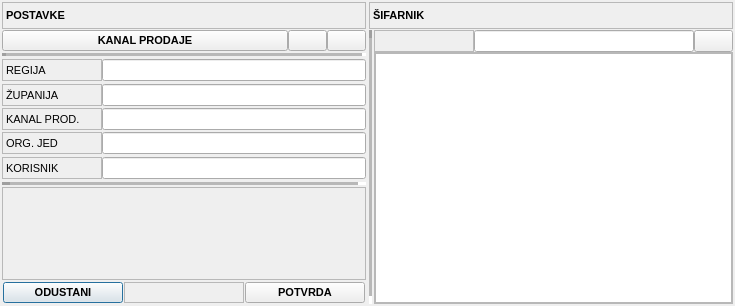
<?xml version="1.0" encoding="UTF-8"?>
<ui version="4.0">
 <class>FrmKanalProdaje</class>
 <widget class="QDialog" name="FrmKanalProdaje">
  <property name="geometry">
   <rect>
    <x>0</x>
    <y>0</y>
    <width>735</width>
    <height>306</height>
   </rect>
  </property>
  <property name="sizePolicy">
   <sizepolicy hsizetype="Preferred" vsizetype="Maximum">
    <horstretch>0</horstretch>
    <verstretch>0</verstretch>
   </sizepolicy>
  </property>
  <property name="font">
   <font>
    <pointsize>8</pointsize>
   </font>
  </property>
  <property name="windowTitle">
   <string>Kanal</string>
  </property>
  <property name="windowIcon">
   <iconset resource="../../resources/DonatForm.qrc">
    <normaloff>:/InDonat/Forms/images/App.ico</normaloff>:/InDonat/Forms/images/App.ico</iconset>
  </property>
  <property name="locale">
   <locale language="Croatian" country="Croatia"/>
  </property>
  <property name="modal">
   <bool>false</bool>
  </property>
  <layout class="QHBoxLayout" name="horizontalLayout">
   <property name="spacing">
    <number>1</number>
   </property>
   <property name="leftMargin">
    <number>1</number>
   </property>
   <property name="topMargin">
    <number>1</number>
   </property>
   <property name="rightMargin">
    <number>1</number>
   </property>
   <property name="bottomMargin">
    <number>1</number>
   </property>
   <item>
    <widget class="QFrame" name="frame">
     <property name="frameShape">
      <enum>QFrame::NoFrame</enum>
     </property>
     <property name="frameShadow">
      <enum>QFrame::Raised</enum>
     </property>
     <layout class="QVBoxLayout" name="verticalLayout_2">
      <property name="spacing">
       <number>1</number>
      </property>
      <property name="leftMargin">
       <number>1</number>
      </property>
      <property name="topMargin">
       <number>1</number>
      </property>
      <property name="rightMargin">
       <number>1</number>
      </property>
      <property name="bottomMargin">
       <number>1</number>
      </property>
      <item>
       <widget class="QFrame" name="frame_12">
        <property name="frameShape">
         <enum>QFrame::NoFrame</enum>
        </property>
        <property name="frameShadow">
         <enum>QFrame::Raised</enum>
        </property>
        <layout class="QHBoxLayout" name="horizontalLayout_5">
         <property name="spacing">
          <number>0</number>
         </property>
         <property name="leftMargin">
          <number>0</number>
         </property>
         <property name="topMargin">
          <number>0</number>
         </property>
         <property name="rightMargin">
          <number>0</number>
         </property>
         <property name="bottomMargin">
          <number>0</number>
         </property>
         <item>
          <widget class="QLabel" name="lblPostavkeTitle">
           <property name="sizePolicy">
            <sizepolicy hsizetype="Preferred" vsizetype="Maximum">
             <horstretch>0</horstretch>
             <verstretch>0</verstretch>
            </sizepolicy>
           </property>
           <property name="minimumSize">
            <size>
             <width>0</width>
             <height>27</height>
            </size>
           </property>
           <property name="font">
            <font>
             <weight>75</weight>
             <bold>true</bold>
            </font>
           </property>
           <property name="frameShape">
            <enum>QFrame::StyledPanel</enum>
           </property>
           <property name="text">
            <string>POSTAVKE</string>
           </property>
          </widget>
         </item>
        </layout>
       </widget>
      </item>
      <item>
       <widget class="QFrame" name="frame_9">
        <property name="sizePolicy">
         <sizepolicy hsizetype="Preferred" vsizetype="Preferred">
          <horstretch>0</horstretch>
          <verstretch>0</verstretch>
         </sizepolicy>
        </property>
        <property name="frameShape">
         <enum>QFrame::NoFrame</enum>
        </property>
        <property name="frameShadow">
         <enum>QFrame::Raised</enum>
        </property>
        <layout class="QHBoxLayout" name="horizontalLayout_17">
         <property name="spacing">
          <number>0</number>
         </property>
         <property name="leftMargin">
          <number>0</number>
         </property>
         <property name="topMargin">
          <number>0</number>
         </property>
         <property name="rightMargin">
          <number>0</number>
         </property>
         <property name="bottomMargin">
          <number>0</number>
         </property>
         <item>
          <widget class="QPushButton" name="btnKanalProdaje">
           <property name="font">
            <font>
             <weight>75</weight>
             <bold>true</bold>
            </font>
           </property>
           <property name="text">
            <string>KANAL PRODAJE</string>
           </property>
          </widget>
         </item>
         <item>
          <widget class="QPushButton" name="btnFilter">
           <property name="sizePolicy">
            <sizepolicy hsizetype="Maximum" vsizetype="Preferred">
             <horstretch>0</horstretch>
             <verstretch>0</verstretch>
            </sizepolicy>
           </property>
           <property name="cursor">
            <cursorShape>PointingHandCursor</cursorShape>
           </property>
           <property name="toolTip">
            <string>Filter</string>
           </property>
           <property name="text">
            <string/>
           </property>
           <property name="icon">
            <iconset resource="../../resources/DonatForm.qrc">
             <normaloff>:/InDonat/Forms/images/Connecting.gif</normaloff>:/InDonat/Forms/images/Connecting.gif</iconset>
           </property>
           <property name="iconSize">
            <size>
             <width>16</width>
             <height>16</height>
            </size>
           </property>
           <property name="autoExclusive">
            <bool>true</bool>
           </property>
          </widget>
         </item>
         <item>
          <widget class="QPushButton" name="btnKorisnik">
           <property name="sizePolicy">
            <sizepolicy hsizetype="Maximum" vsizetype="Preferred">
             <horstretch>0</horstretch>
             <verstretch>0</verstretch>
            </sizepolicy>
           </property>
           <property name="cursor">
            <cursorShape>PointingHandCursor</cursorShape>
           </property>
           <property name="toolTip">
            <string>Korisnik</string>
           </property>
           <property name="text">
            <string/>
           </property>
           <property name="icon">
            <iconset resource="../../resources/DonatForm.qrc">
             <normaloff>:/InDonat/Forms/images/USER.ico</normaloff>:/InDonat/Forms/images/USER.ico</iconset>
           </property>
           <property name="iconSize">
            <size>
             <width>16</width>
             <height>16</height>
            </size>
           </property>
           <property name="autoExclusive">
            <bool>true</bool>
           </property>
          </widget>
         </item>
        </layout>
       </widget>
      </item>
      <item>
       <widget class="QFrame" name="frame_6">
        <property name="sizePolicy">
         <sizepolicy hsizetype="Preferred" vsizetype="Maximum">
          <horstretch>0</horstretch>
          <verstretch>0</verstretch>
         </sizepolicy>
        </property>
        <property name="frameShape">
         <enum>QFrame::NoFrame</enum>
        </property>
        <layout class="QHBoxLayout" name="horizontalLayout_4">
         <property name="spacing">
          <number>0</number>
         </property>
         <property name="leftMargin">
          <number>0</number>
         </property>
         <property name="topMargin">
          <number>1</number>
         </property>
         <property name="rightMargin">
          <number>0</number>
         </property>
         <property name="bottomMargin">
          <number>1</number>
         </property>
         <item>
          <widget class="Line" name="line_2">
           <property name="frameShadow">
            <enum>QFrame::Sunken</enum>
           </property>
           <property name="lineWidth">
            <number>4</number>
           </property>
           <property name="midLineWidth">
            <number>4</number>
           </property>
           <property name="orientation">
            <enum>Qt::Horizontal</enum>
           </property>
          </widget>
         </item>
        </layout>
       </widget>
      </item>
      <item>
       <widget class="QFrame" name="frame_14">
        <property name="frameShape">
         <enum>QFrame::NoFrame</enum>
        </property>
        <property name="frameShadow">
         <enum>QFrame::Raised</enum>
        </property>
        <layout class="QHBoxLayout" name="horizontalLayout_11">
         <property name="spacing">
          <number>0</number>
         </property>
         <property name="leftMargin">
          <number>0</number>
         </property>
         <property name="topMargin">
          <number>1</number>
         </property>
         <property name="rightMargin">
          <number>0</number>
         </property>
         <property name="bottomMargin">
          <number>1</number>
         </property>
         <item>
          <widget class="QLabel" name="lblRegijaTitle">
           <property name="minimumSize">
            <size>
             <width>100</width>
             <height>0</height>
            </size>
           </property>
           <property name="frameShape">
            <enum>QFrame::StyledPanel</enum>
           </property>
           <property name="text">
            <string>REGIJA</string>
           </property>
          </widget>
         </item>
         <item>
          <widget class="QLineEdit" name="txtRegija">
           <property name="sizePolicy">
            <sizepolicy hsizetype="Expanding" vsizetype="Preferred">
             <horstretch>0</horstretch>
             <verstretch>0</verstretch>
            </sizepolicy>
           </property>
           <property name="readOnly">
            <bool>false</bool>
           </property>
          </widget>
         </item>
        </layout>
       </widget>
      </item>
      <item>
       <widget class="QFrame" name="frame_11">
        <property name="frameShape">
         <enum>QFrame::NoFrame</enum>
        </property>
        <property name="frameShadow">
         <enum>QFrame::Raised</enum>
        </property>
        <layout class="QHBoxLayout" name="horizontalLayout_12">
         <property name="spacing">
          <number>0</number>
         </property>
         <property name="leftMargin">
          <number>0</number>
         </property>
         <property name="topMargin">
          <number>1</number>
         </property>
         <property name="rightMargin">
          <number>0</number>
         </property>
         <property name="bottomMargin">
          <number>1</number>
         </property>
         <item>
          <widget class="QLabel" name="lblZupanija">
           <property name="minimumSize">
            <size>
             <width>100</width>
             <height>0</height>
            </size>
           </property>
           <property name="frameShape">
            <enum>QFrame::StyledPanel</enum>
           </property>
           <property name="text">
            <string>ŽUPANIJA</string>
           </property>
          </widget>
         </item>
         <item>
          <widget class="QLineEdit" name="txtZupanija">
           <property name="sizePolicy">
            <sizepolicy hsizetype="Expanding" vsizetype="Preferred">
             <horstretch>0</horstretch>
             <verstretch>0</verstretch>
            </sizepolicy>
           </property>
           <property name="readOnly">
            <bool>false</bool>
           </property>
          </widget>
         </item>
        </layout>
       </widget>
      </item>
      <item>
       <widget class="QFrame" name="frame_8">
        <property name="frameShape">
         <enum>QFrame::NoFrame</enum>
        </property>
        <property name="frameShadow">
         <enum>QFrame::Raised</enum>
        </property>
        <layout class="QHBoxLayout" name="horizontalLayout_13">
         <property name="spacing">
          <number>0</number>
         </property>
         <property name="leftMargin">
          <number>0</number>
         </property>
         <property name="topMargin">
          <number>0</number>
         </property>
         <property name="rightMargin">
          <number>0</number>
         </property>
         <property name="bottomMargin">
          <number>0</number>
         </property>
         <item>
          <widget class="QLabel" name="lblKanalProdaje">
           <property name="minimumSize">
            <size>
             <width>100</width>
             <height>0</height>
            </size>
           </property>
           <property name="frameShape">
            <enum>QFrame::StyledPanel</enum>
           </property>
           <property name="text">
            <string>KANAL PROD.</string>
           </property>
          </widget>
         </item>
         <item>
          <widget class="QLineEdit" name="txtKanalProdaje">
           <property name="sizePolicy">
            <sizepolicy hsizetype="Expanding" vsizetype="Preferred">
             <horstretch>0</horstretch>
             <verstretch>0</verstretch>
            </sizepolicy>
           </property>
           <property name="readOnly">
            <bool>false</bool>
           </property>
          </widget>
         </item>
        </layout>
       </widget>
      </item>
      <item>
       <widget class="QFrame" name="frame_13">
        <property name="frameShape">
         <enum>QFrame::NoFrame</enum>
        </property>
        <property name="frameShadow">
         <enum>QFrame::Raised</enum>
        </property>
        <layout class="QHBoxLayout" name="horizontalLayout_14">
         <property name="spacing">
          <number>0</number>
         </property>
         <property name="leftMargin">
          <number>0</number>
         </property>
         <property name="topMargin">
          <number>1</number>
         </property>
         <property name="rightMargin">
          <number>0</number>
         </property>
         <property name="bottomMargin">
          <number>1</number>
         </property>
         <item>
          <widget class="QLabel" name="lblOrganizacijskaJedinica">
           <property name="minimumSize">
            <size>
             <width>100</width>
             <height>0</height>
            </size>
           </property>
           <property name="frameShape">
            <enum>QFrame::StyledPanel</enum>
           </property>
           <property name="text">
            <string>ORG. JED</string>
           </property>
          </widget>
         </item>
         <item>
          <widget class="QLineEdit" name="txtOrganizacijskaJedinica">
           <property name="sizePolicy">
            <sizepolicy hsizetype="Expanding" vsizetype="Preferred">
             <horstretch>0</horstretch>
             <verstretch>0</verstretch>
            </sizepolicy>
           </property>
           <property name="readOnly">
            <bool>false</bool>
           </property>
          </widget>
         </item>
        </layout>
       </widget>
      </item>
      <item>
       <widget class="QFrame" name="frame_18">
        <property name="frameShape">
         <enum>QFrame::NoFrame</enum>
        </property>
        <property name="frameShadow">
         <enum>QFrame::Raised</enum>
        </property>
        <layout class="QHBoxLayout" name="horizontalLayout_15">
         <property name="spacing">
          <number>0</number>
         </property>
         <property name="leftMargin">
          <number>0</number>
         </property>
         <property name="topMargin">
          <number>1</number>
         </property>
         <property name="rightMargin">
          <number>0</number>
         </property>
         <property name="bottomMargin">
          <number>1</number>
         </property>
         <item>
          <widget class="QLabel" name="lblKorisnik">
           <property name="minimumSize">
            <size>
             <width>100</width>
             <height>0</height>
            </size>
           </property>
           <property name="frameShape">
            <enum>QFrame::StyledPanel</enum>
           </property>
           <property name="text">
            <string>KORISNIK</string>
           </property>
          </widget>
         </item>
         <item>
          <widget class="QLineEdit" name="txtKorisnik">
           <property name="sizePolicy">
            <sizepolicy hsizetype="Expanding" vsizetype="Preferred">
             <horstretch>0</horstretch>
             <verstretch>0</verstretch>
            </sizepolicy>
           </property>
           <property name="readOnly">
            <bool>false</bool>
           </property>
          </widget>
         </item>
        </layout>
       </widget>
      </item>
      <item>
       <widget class="QFrame" name="frame_10">
        <property name="sizePolicy">
         <sizepolicy hsizetype="Preferred" vsizetype="Maximum">
          <horstretch>0</horstretch>
          <verstretch>0</verstretch>
         </sizepolicy>
        </property>
        <property name="frameShape">
         <enum>QFrame::NoFrame</enum>
        </property>
        <property name="frameShadow">
         <enum>QFrame::Raised</enum>
        </property>
        <layout class="QHBoxLayout" name="horizontalLayout_3">
         <property name="spacing">
          <number>0</number>
         </property>
         <property name="leftMargin">
          <number>0</number>
         </property>
         <property name="topMargin">
          <number>1</number>
         </property>
         <property name="rightMargin">
          <number>0</number>
         </property>
         <property name="bottomMargin">
          <number>1</number>
         </property>
         <item>
          <widget class="Line" name="line">
           <property name="frameShadow">
            <enum>QFrame::Sunken</enum>
           </property>
           <property name="lineWidth">
            <number>8</number>
           </property>
           <property name="midLineWidth">
            <number>8</number>
           </property>
           <property name="orientation">
            <enum>Qt::Horizontal</enum>
           </property>
          </widget>
         </item>
        </layout>
       </widget>
      </item>
      <item>
       <widget class="QFrame" name="frame_19">
        <property name="frameShape">
         <enum>QFrame::NoFrame</enum>
        </property>
        <property name="frameShadow">
         <enum>QFrame::Raised</enum>
        </property>
        <layout class="QHBoxLayout" name="horizontalLayout_16">
         <property name="spacing">
          <number>0</number>
         </property>
         <property name="leftMargin">
          <number>0</number>
         </property>
         <property name="topMargin">
          <number>0</number>
         </property>
         <property name="rightMargin">
          <number>0</number>
         </property>
         <property name="bottomMargin">
          <number>0</number>
         </property>
         <item>
          <widget class="QLabel" name="lblOpis">
           <property name="sizePolicy">
            <sizepolicy hsizetype="Preferred" vsizetype="Expanding">
             <horstretch>0</horstretch>
             <verstretch>0</verstretch>
            </sizepolicy>
           </property>
           <property name="frameShape">
            <enum>QFrame::StyledPanel</enum>
           </property>
           <property name="text">
            <string/>
           </property>
          </widget>
         </item>
        </layout>
       </widget>
      </item>
      <item>
       <widget class="QFrame" name="frame_7">
        <property name="frameShape">
         <enum>QFrame::NoFrame</enum>
        </property>
        <property name="frameShadow">
         <enum>QFrame::Raised</enum>
        </property>
        <layout class="QHBoxLayout" name="horizontalLayout_2">
         <property name="spacing">
          <number>1</number>
         </property>
         <property name="leftMargin">
          <number>1</number>
         </property>
         <property name="topMargin">
          <number>1</number>
         </property>
         <property name="rightMargin">
          <number>1</number>
         </property>
         <property name="bottomMargin">
          <number>1</number>
         </property>
         <item>
          <widget class="QPushButton" name="btnOdustani">
           <property name="font">
            <font>
             <weight>75</weight>
             <bold>true</bold>
            </font>
           </property>
           <property name="cursor">
            <cursorShape>PointingHandCursor</cursorShape>
           </property>
           <property name="text">
            <string>ODUSTANI</string>
           </property>
           <property name="icon">
            <iconset resource="../../resources/DonatForm.qrc">
             <normaloff>:/InDonat/Forms/images/CLOSE.GIF</normaloff>:/InDonat/Forms/images/CLOSE.GIF</iconset>
           </property>
           <property name="default">
            <bool>true</bool>
           </property>
          </widget>
         </item>
         <item>
          <widget class="QLabel" name="label_10">
           <property name="frameShape">
            <enum>QFrame::StyledPanel</enum>
           </property>
           <property name="text">
            <string/>
           </property>
          </widget>
         </item>
         <item>
          <widget class="QPushButton" name="btnPotvrda">
           <property name="font">
            <font>
             <weight>75</weight>
             <bold>true</bold>
            </font>
           </property>
           <property name="cursor">
            <cursorShape>PointingHandCursor</cursorShape>
           </property>
           <property name="text">
            <string>POTVRDA</string>
           </property>
           <property name="icon">
            <iconset resource="../../resources/DonatForm.qrc">
             <normaloff>:/InDonat/Forms/images/OK.gif</normaloff>:/InDonat/Forms/images/OK.gif</iconset>
           </property>
          </widget>
         </item>
        </layout>
       </widget>
      </item>
     </layout>
    </widget>
   </item>
   <item>
    <widget class="QFrame" name="frame_2">
     <property name="frameShape">
      <enum>QFrame::NoFrame</enum>
     </property>
     <property name="frameShadow">
      <enum>QFrame::Raised</enum>
     </property>
     <layout class="QVBoxLayout" name="verticalLayout">
      <property name="spacing">
       <number>1</number>
      </property>
      <property name="leftMargin">
       <number>1</number>
      </property>
      <property name="topMargin">
       <number>1</number>
      </property>
      <property name="rightMargin">
       <number>1</number>
      </property>
      <property name="bottomMargin">
       <number>1</number>
      </property>
      <item>
       <widget class="QFrame" name="frame_4">
        <property name="frameShape">
         <enum>QFrame::NoFrame</enum>
        </property>
        <property name="frameShadow">
         <enum>QFrame::Raised</enum>
        </property>
        <layout class="QHBoxLayout" name="horizontalLayout_6">
         <property name="spacing">
          <number>0</number>
         </property>
         <property name="leftMargin">
          <number>0</number>
         </property>
         <property name="topMargin">
          <number>0</number>
         </property>
         <property name="rightMargin">
          <number>0</number>
         </property>
         <property name="bottomMargin">
          <number>0</number>
         </property>
         <item>
          <widget class="QLabel" name="lblSifarnikTitle">
           <property name="sizePolicy">
            <sizepolicy hsizetype="Preferred" vsizetype="Preferred">
             <horstretch>0</horstretch>
             <verstretch>0</verstretch>
            </sizepolicy>
           </property>
           <property name="minimumSize">
            <size>
             <width>0</width>
             <height>27</height>
            </size>
           </property>
           <property name="font">
            <font>
             <weight>75</weight>
             <bold>true</bold>
            </font>
           </property>
           <property name="frameShape">
            <enum>QFrame::StyledPanel</enum>
           </property>
           <property name="text">
            <string>ŠIFARNIK</string>
           </property>
          </widget>
         </item>
        </layout>
       </widget>
      </item>
      <item>
       <widget class="QFrame" name="frame_3">
        <property name="frameShape">
         <enum>QFrame::NoFrame</enum>
        </property>
        <property name="frameShadow">
         <enum>QFrame::Raised</enum>
        </property>
        <layout class="QHBoxLayout" name="horizontalLayout_7">
         <property name="spacing">
          <number>0</number>
         </property>
         <property name="leftMargin">
          <number>0</number>
         </property>
         <property name="topMargin">
          <number>0</number>
         </property>
         <property name="rightMargin">
          <number>0</number>
         </property>
         <property name="bottomMargin">
          <number>0</number>
         </property>
         <item>
          <widget class="QFrame" name="frame_5">
           <property name="sizePolicy">
            <sizepolicy hsizetype="Maximum" vsizetype="Preferred">
             <horstretch>0</horstretch>
             <verstretch>0</verstretch>
            </sizepolicy>
           </property>
           <property name="frameShape">
            <enum>QFrame::NoFrame</enum>
           </property>
           <property name="frameShadow">
            <enum>QFrame::Raised</enum>
           </property>
           <layout class="QHBoxLayout" name="horizontalLayout_8">
            <property name="spacing">
             <number>0</number>
            </property>
            <property name="leftMargin">
             <number>0</number>
            </property>
            <property name="topMargin">
             <number>0</number>
            </property>
            <property name="rightMargin">
             <number>2</number>
            </property>
            <property name="bottomMargin">
             <number>0</number>
            </property>
            <item>
             <widget class="Line" name="line_3">
              <property name="frameShadow">
               <enum>QFrame::Sunken</enum>
              </property>
              <property name="lineWidth">
               <number>8</number>
              </property>
              <property name="midLineWidth">
               <number>8</number>
              </property>
              <property name="orientation">
               <enum>Qt::Vertical</enum>
              </property>
             </widget>
            </item>
           </layout>
          </widget>
         </item>
         <item>
          <widget class="QFrame" name="frame_15">
           <property name="frameShape">
            <enum>QFrame::NoFrame</enum>
           </property>
           <property name="frameShadow">
            <enum>QFrame::Raised</enum>
           </property>
           <layout class="QVBoxLayout" name="verticalLayout_3">
            <property name="spacing">
             <number>0</number>
            </property>
            <property name="leftMargin">
             <number>0</number>
            </property>
            <property name="topMargin">
             <number>0</number>
            </property>
            <property name="rightMargin">
             <number>0</number>
            </property>
            <property name="bottomMargin">
             <number>0</number>
            </property>
            <item>
             <widget class="QFrame" name="frame_16">
              <property name="frameShape">
               <enum>QFrame::NoFrame</enum>
              </property>
              <property name="frameShadow">
               <enum>QFrame::Raised</enum>
              </property>
              <layout class="QHBoxLayout" name="horizontalLayout_10">
               <property name="spacing">
                <number>0</number>
               </property>
               <property name="leftMargin">
                <number>0</number>
               </property>
               <property name="topMargin">
                <number>0</number>
               </property>
               <property name="rightMargin">
                <number>0</number>
               </property>
               <property name="bottomMargin">
                <number>0</number>
               </property>
               <item>
                <widget class="QLabel" name="lblSifarnik">
                 <property name="sizePolicy">
                  <sizepolicy hsizetype="Fixed" vsizetype="Preferred">
                   <horstretch>0</horstretch>
                   <verstretch>0</verstretch>
                  </sizepolicy>
                 </property>
                 <property name="minimumSize">
                  <size>
                   <width>100</width>
                   <height>0</height>
                  </size>
                 </property>
                 <property name="frameShape">
                  <enum>QFrame::StyledPanel</enum>
                 </property>
                 <property name="text">
                  <string/>
                 </property>
                </widget>
               </item>
               <item>
                <widget class="QLineEdit" name="lineEdit">
                 <property name="sizePolicy">
                  <sizepolicy hsizetype="Expanding" vsizetype="Preferred">
                   <horstretch>0</horstretch>
                   <verstretch>0</verstretch>
                  </sizepolicy>
                 </property>
                </widget>
               </item>
               <item>
                <widget class="QPushButton" name="btnSviKorisnici">
                 <property name="sizePolicy">
                  <sizepolicy hsizetype="Maximum" vsizetype="Preferred">
                   <horstretch>0</horstretch>
                   <verstretch>0</verstretch>
                  </sizepolicy>
                 </property>
                 <property name="cursor">
                  <cursorShape>PointingHandCursor</cursorShape>
                 </property>
                 <property name="toolTip">
                  <string>Svi korisnici</string>
                 </property>
                 <property name="text">
                  <string/>
                 </property>
                 <property name="icon">
                  <iconset resource="../../resources/DonatForm.qrc">
                   <normaloff>:/InDonat/Forms/images/groupH.ico</normaloff>:/InDonat/Forms/images/groupH.ico</iconset>
                 </property>
                 <property name="iconSize">
                  <size>
                   <width>16</width>
                   <height>16</height>
                  </size>
                 </property>
                </widget>
               </item>
              </layout>
             </widget>
            </item>
            <item>
             <widget class="QFrame" name="frame_17">
              <property name="frameShape">
               <enum>QFrame::StyledPanel</enum>
              </property>
              <property name="frameShadow">
               <enum>QFrame::Raised</enum>
              </property>
              <layout class="QHBoxLayout" name="horizontalLayout_9">
               <property name="spacing">
                <number>0</number>
               </property>
               <property name="leftMargin">
                <number>0</number>
               </property>
               <property name="topMargin">
                <number>0</number>
               </property>
               <property name="rightMargin">
                <number>0</number>
               </property>
               <property name="bottomMargin">
                <number>0</number>
               </property>
               <item>
                <widget class="QTreeWidget" name="treeSifre">
                 <property name="sizePolicy">
                  <sizepolicy hsizetype="Preferred" vsizetype="Expanding">
                   <horstretch>0</horstretch>
                   <verstretch>0</verstretch>
                  </sizepolicy>
                 </property>
                 <property name="font">
                  <font>
                   <pointsize>9</pointsize>
                  </font>
                 </property>
                 <property name="headerHidden">
                  <bool>true</bool>
                 </property>
                 <property name="columnCount">
                  <number>2</number>
                 </property>
                 <column>
                  <property name="text">
                   <string notr="true">1</string>
                  </property>
                 </column>
                 <column>
                  <property name="text">
                   <string notr="true">2</string>
                  </property>
                 </column>
                </widget>
               </item>
              </layout>
             </widget>
            </item>
           </layout>
          </widget>
         </item>
        </layout>
       </widget>
      </item>
     </layout>
    </widget>
   </item>
  </layout>
 </widget>
 <resources>
  <include location="../../resources/DonatForm.qrc"/>
 </resources>
 <connections>
  <connection>
   <sender>btnOdustani</sender>
   <signal>clicked()</signal>
   <receiver>FrmKanalProdaje</receiver>
   <slot>close()</slot>
   <hints>
    <hint type="sourcelabel">
     <x>59</x>
     <y>287</y>
    </hint>
    <hint type="destinationlabel">
     <x>345</x>
     <y>152</y>
    </hint>
   </hints>
  </connection>
 </connections>
</ui>
